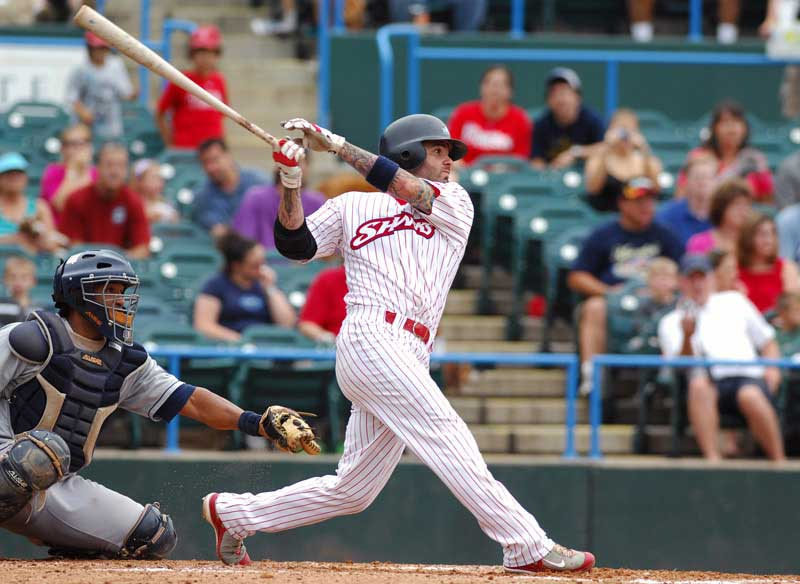
#> input picture frontend/src/assets/herosection-baseball.jpg, 800 x 584 px, given in place of video_0.mp4, which was not available
$ python advancedTracker.py
#> lines starting #> are read from the running program, lines starting #| are printed output that depends on the picture; after the words box and inside, x2 and y2 are one past the last pixel; in counts of white or black regions, pixels touching at a corner belong together; pictures that were not available may be replaced by others from this repository, and a replacement may not be noted
import cv2
import numpy as np
import matplotlib.pyplot as plt
import os
import matplotlib.pyplot as plt

class BaseballTracker:
    def __init__(self, video_path):
#> in track_baseball, frame is the input picture: shape (584, 800, 3); mean B, G, R 110.6, 107.9, 113.3
        self.video_path = video_path
        self.video_info = self.get_video_info()
        self.fps = self.video_info['fps']

    def get_video_info(self):
        """
        Retrieve video information such as FPS, frame width, frame height, and total frames.
        """
        cap = cv2.VideoCapture(self.video_path)
        if not cap.isOpened():
            print("Error: Unable to open video file.")
            return {'fps': 0, 'frame_width': 0, 'frame_height': 0, 'total_frames': 0}

        fps = cap.get(cv2.CAP_PROP_FPS)
        frame_width = int(cap.get(cv2.CAP_PROP_FRAME_WIDTH))
        frame_height = int(cap.get(cv2.CAP_PROP_FRAME_HEIGHT))
        total_frames = int(cap.get(cv2.CAP_PROP_FRAME_COUNT))

        cap.release()

        return {
            'fps': fps,
            'frame_width': frame_width,
            'frame_height': frame_height,
            'total_frames': total_frames
        }

    def detect_baseball(self, frame):
        """
        Detects the baseball in a frame using color and contour filtering.
        """
        hsv = cv2.cvtColor(frame, cv2.COLOR_BGR2HSV)
#> hsv: shape (584, 800, 3); mean H, S, V 81.5, 76.6, 129.6
        lower_white = np.array([0, 0, 200])
        upper_white = np.array([180, 30, 255])
        mask = cv2.inRange(hsv, lower_white, upper_white)
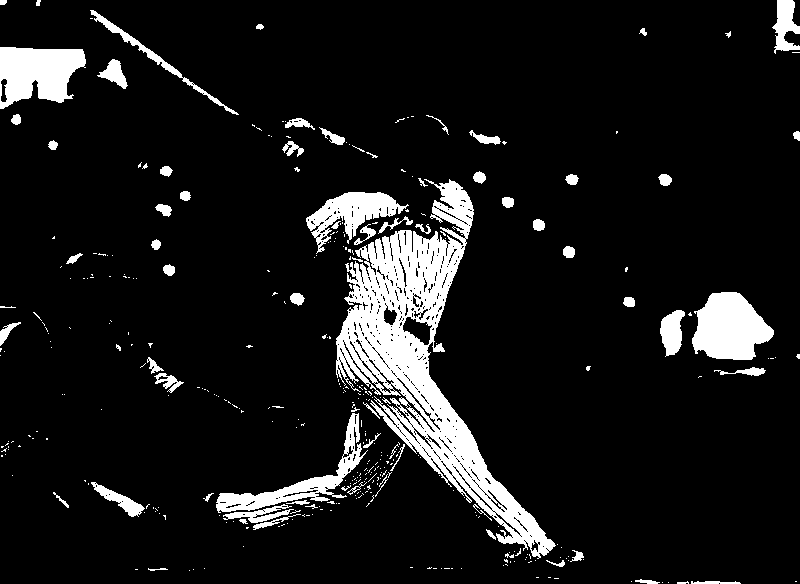
#> mask: shape (584, 800); 9.6% white; 371 white regions (297 under 20 px), largest, box (x1, y1, x2, y2) and area: (336, 179, 556, 559) 21749, (692, 292, 774, 360) 3928, (0, 47, 86, 109) 3791

        kernel = np.ones((5,5), np.uint8)
        mask = cv2.morphologyEx(mask, cv2.MORPH_OPEN, kernel)
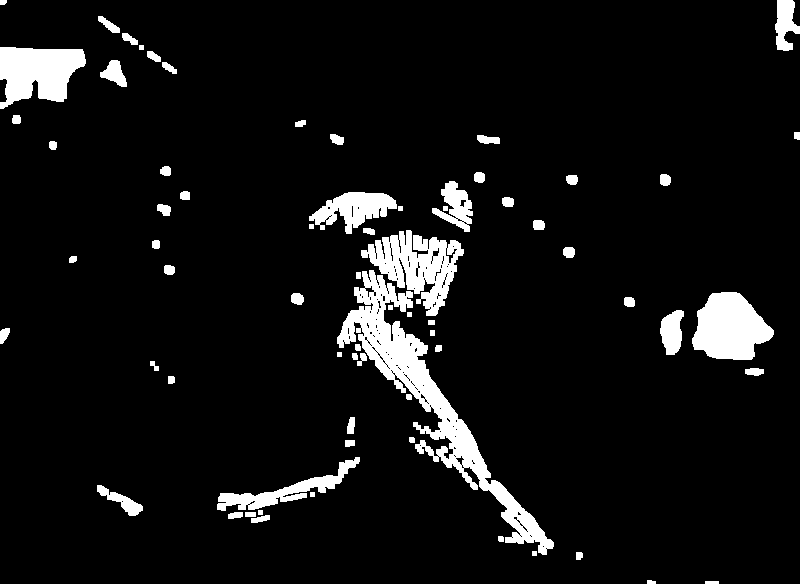
#> mask: shape (584, 800); 7.1% white; 69 white regions, largest, box (x1, y1, x2, y2) and area: (337, 270, 554, 555) 9993, (361, 230, 464, 316) 4171, (692, 292, 774, 360) 3907
        mask = cv2.morphologyEx(mask, cv2.MORPH_CLOSE, kernel)
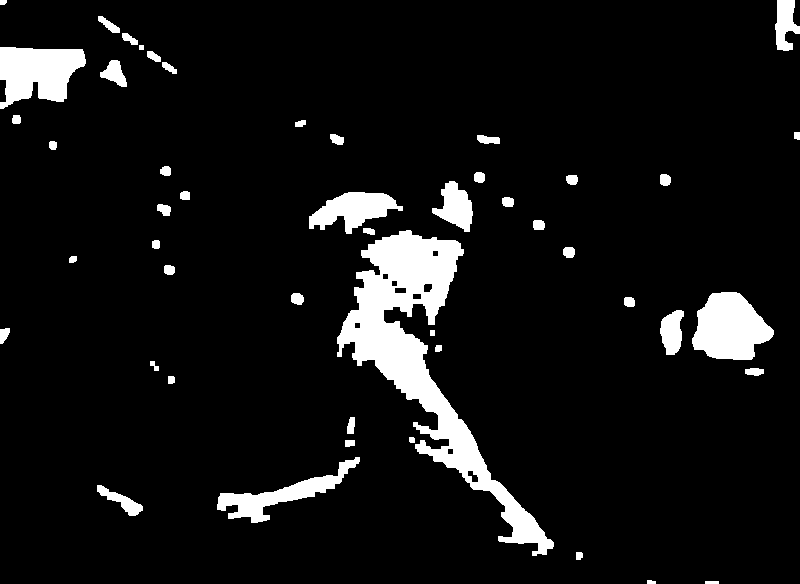
#> mask: shape (584, 800); 7.6% white; 49 white regions

        contours, _ = cv2.findContours(mask, cv2.RETR_EXTERNAL, cv2.CHAIN_APPROX_SIMPLE)
#> contours = 49 contours, 1 with area under 20; largest, box (x1, y1, x2, y2) and area: (337, 230, 554, 556) 15892, (692, 292, 774, 360) 3794, (0, 47, 86, 109) 3580, (217, 457, 360, 523) 2216, (309, 192, 403, 234) 2008

        valid_contours = []
        for cnt in contours:
            area = cv2.contourArea(cnt)
            x, y, w, h = cv2.boundingRect(cnt)
            aspect_ratio = float(w) / h
            if 50 < area < 1000 and 0.7 < aspect_ratio < 1.3:
                valid_contours.append(cnt)
#> this loop made 49 passes
#> (area, x, y, w, h, aspect_ratio) on passes 2, 3, 4, 5, 6, 7, 8, 9, 10, 11, 12, 14: (20.5, 647, 580, 9, 4, 2.25), (38, 576, 552, 7, 8, 0.875), (440, 97, 485, 46, 31, 1.48), (2215.5, 217, 457, 143, 66, 2.17), (49.5, 345, 440, 10, 7, 1.43), (24, 409, 437, 6, 6, 1), (90, 347, 417, 8, 17, 0.471), (40, 168, 376, 7, 8, 0.875), (100, 745, 368, 19, 8, 2.38), (33, 150, 361, 9, 10, 0.9), (33, 435, 345, 7, 7, 1), (94, 0, 328, 10, 16, 0.625)
#> (cnt, area, x, y, w, h, aspect_ratio) on passes 1, 13: ([[705, 581], [705, 583], [718, 583], [718, 581]], 26, 705, 581, 14, 3, 4.67), ([[430, 330], [430, 335], [434, 335], [434, 330]], 20, 430, 330, 5, 6, 0.833)
#> after the loop, valid_contours = 20 contours; largest, box (x1, y1, x2, y2) and area: (100, 60, 127, 87) 368, (98, 16, 120, 33) 138, (291, 293, 304, 305) 110, (157, 204, 171, 216) 105, (563, 247, 575, 258) 97

        if valid_contours:
            largest_contour = max(valid_contours, key=cv2.contourArea)
#> largest_contour = contour of 42 points, box (x1, y1, x2, y2) (100, 60, 127, 87), area 368
            x, y, w, h = cv2.boundingRect(largest_contour)
#> x = 100; y = 60; w = 27; h = 27
            return [(x + x + w) / 2, (y + y + h) / 2]  # Return center coordinates

        return None

    def track_baseball(self):
        cap = cv2.VideoCapture(self.video_path)
        if not cap.isOpened():
            print("Error: Unable to open video file.")
            return {'launch_angle': 0, 'exit_velocity': 0}, []

        ball_positions = []
        frame_count = 0

        while cap.isOpened():
            ret, frame = cap.read()
            if not ret:
                break

            detection = self.detect_baseball(frame)
#> detection = [113.5, 73.5]
            if detection:
                ball_positions.append(detection)

            frame_count += 1
            if frame_count > 300:
                break

        cap.release()

        if len(ball_positions) > 3:
            return self._analyze_trajectory(ball_positions), ball_positions

        return {'launch_angle': 0, 'exit_velocity': 0}, ball_positions

    def _analyze_trajectory(self, positions):
        positions = np.array(positions)
        x_vals = positions[:, 0]
        y_vals = positions[:, 1]

        coeffs = np.polyfit(x_vals, y_vals, 2)
        initial_slope = 2 * coeffs[0] * x_vals[0] + coeffs[1]
        launch_angle = np.arctan(initial_slope) * (180 / np.pi)

        distances = np.sqrt(np.sum(np.diff(positions, axis=0)**2, axis=1))
        avg_pixel_velocity = np.mean(distances) * self.fps

        # Calibrated conversion factor
        conversion_factor = 0.035
        exit_velocity = avg_pixel_velocity * conversion_factor

        return {'launch_angle': launch_angle, 'exit_velocity': exit_velocity}

    def visualize_debug(self, ball_positions):
        """
        Comprehensive visualization of tracking process
        """
        plt.figure(figsize=(15, 10))

        if (ball_positions):
            plt.subplot(2, 2, 1)
            positions = np.array(ball_positions)
            plt.scatter(positions[:, 0], positions[:, 1])
            plt.title('Ball Trajectory')
            plt.xlabel('X Position')
            plt.ylabel('Y Position')
        else:
            plt.subplot(2, 2, 1)
            plt.title('No Ball Positions Detected')

        plt.tight_layout()
        plt.show()


# Usage
if __name__ == "__main__":
    video_file = "../datasets/videos/video_0.mp4"
    tracker = BaseballTracker(video_file)

    results, ball_positions = tracker.track_baseball()
    if results:
        launch_angle = results['launch_angle']
        exit_velocity = results['exit_velocity']
        print(f"Launch Angle: {launch_angle:.2f}°")
        print(f"Exit Velocity: {exit_velocity:.2f} mph")
    else:
        print("Not enough ball positions to calculate trajectory.")

    tracker.visualize_debug(ball_positions)
